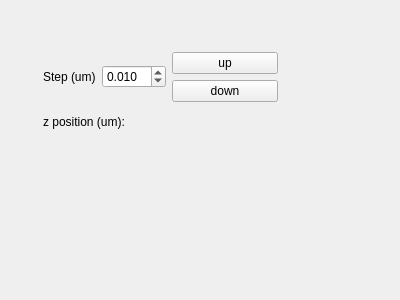
<?xml version="1.0" encoding="UTF-8"?>
<ui version="4.0">
 <class>Form</class>
 <widget class="QWidget" name="Form">
  <property name="geometry">
   <rect>
    <x>0</x>
    <y>0</y>
    <width>400</width>
    <height>300</height>
   </rect>
  </property>
  <property name="windowTitle">
   <string>Form</string>
  </property>
  <widget class="QWidget" name="">
   <property name="geometry">
    <rect>
     <x>43</x>
     <y>52</y>
     <width>235</width>
     <height>83</height>
    </rect>
   </property>
   <layout class="QGridLayout" name="gridLayout">
    <item row="0" column="0">
     <layout class="QHBoxLayout" name="horizontalLayout">
      <item>
       <widget class="QLabel" name="label">
        <property name="text">
         <string>Step (um)</string>
        </property>
       </widget>
      </item>
      <item>
       <widget class="QDoubleSpinBox" name="step_doubleSpinBox">
        <property name="decimals">
         <number>3</number>
        </property>
        <property name="singleStep">
         <double>0.010000000000000</double>
        </property>
        <property name="value">
         <double>0.010000000000000</double>
        </property>
       </widget>
      </item>
     </layout>
    </item>
    <item row="0" column="1">
     <layout class="QVBoxLayout" name="verticalLayout">
      <item>
       <widget class="QPushButton" name="move_up_PushButton">
        <property name="text">
         <string>up</string>
        </property>
        <property name="autoRepeat">
         <bool>true</bool>
        </property>
       </widget>
      </item>
      <item>
       <widget class="QPushButton" name="move_down_PushButton">
        <property name="text">
         <string>down</string>
        </property>
        <property name="autoRepeat">
         <bool>true</bool>
        </property>
       </widget>
      </item>
     </layout>
    </item>
    <item row="1" column="0" colspan="2">
     <widget class="QLabel" name="position_Label">
      <property name="text">
       <string>z position (um): </string>
      </property>
     </widget>
    </item>
   </layout>
  </widget>
 </widget>
 <resources/>
 <connections/>
</ui>
